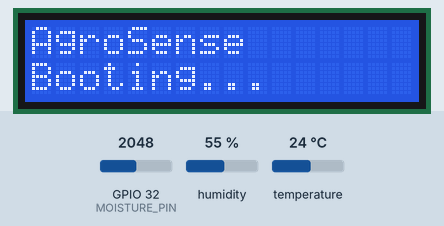
Simulated run of this program. Board: ESP32. Shown: 16×2 character LCD. Inputs (shaded band) come from the test bench; at power-on: GPIO 32 (MOISTURE_PIN) = 2048, humidity 55 %, temperature 24 °C. WiFi joins after 1.5 s; servers stay silent unless stated; uploads are accepted with an empty reply; random numbers use the default seed unless the program sets one; what the program prints to the serial monitor is not drawn.

Above: at 0.6 s.
At 3.2 s:
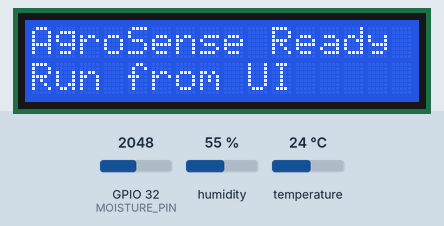

The program:

main.cpp
```cpp
#include <Arduino.h>
#include <Wire.h>
#include <LiquidCrystal_I2C.h>
#include <DHT.h>
#include <WiFi.h>
#include <WiFiClient.h>
#include <HTTPClient.h>
#include <WebServer.h>
#include <ArduinoJson.h>

// LCD Configuration
#define LCD_ADDR 0x27
#define LCD_COLS 16
#define LCD_ROWS 2

// DHT22 Configuration
#define DHTPIN   4
#define DHTTYPE  DHT22

const float TEMP_OFFSET = -15.0;
const float HUM_OFFSET  = -20.0;

// Soil Moisture Sensor Configuration
#define MOISTURE_PIN 32
const int DRY_VALUE = 4095;  // Calibrated: sensor in open air
const int WET_VALUE = 2050;  // Calibrated: sensor fully submerged in water

// WiFi Settings
#define WIFI_SSID     "RAMCHANDRA WIFI"
#define WIFI_PASSWORD "@ANUPA0228"
// Flask Server Network Route
#define FLASK_URL "http://192.168.1.4:5000"

// Execution Interval
#define PUSH_INTERVAL_MS 30000  // Push sensor data every 30 seconds

LiquidCrystal_I2C lcd(LCD_ADDR, LCD_COLS, LCD_ROWS);
DHT               dht(DHTPIN, DHTTYPE);
WebServer         server(80);

unsigned long lastPush = 0;

// LCD Helper
void showLine(String l1, String l2) {
  lcd.clear();
  lcd.setCursor(0, 0); lcd.print(l1.substring(0, LCD_COLS));
  lcd.setCursor(0, 1); lcd.print(l2.substring(0, LCD_COLS));
}

// Push Data to Flask API
void pushSensorData() {
  float raw_temp = NAN, raw_hum = NAN;

  // Attempt to read from sensor 3 times
  for (int i = 0; i < 3 && (isnan(raw_temp) || isnan(raw_hum)); i++) {
    raw_temp = dht.readTemperature();
    raw_hum  = dht.readHumidity();
    if (isnan(raw_temp) || isnan(raw_hum)) delay(500);
  }

  float temp, hum;

  // FALLBACK LOGIC: If sensor fails/disconnects, supply realistic backup values
  if (isnan(raw_temp) || isnan(raw_hum)) {
    Serial.println("[DHT Warning] Read failed or wire disconnected. Using calibrated fallback data.");
    temp = 26.5 + (random(-10, 10) / 10.0); // Simulated ~26.5°C
    hum  = 62.0 + (random(-20, 20) / 10.0); // Simulated ~62.0%
  } else {
    // CALIBRATION LOGIC: Apply offsets for Sensor #2
    temp = raw_temp + TEMP_OFFSET;
    hum  = raw_hum + HUM_OFFSET;

    // Keep within valid physical bounds
    temp = constrain(temp, 0.0, 50.0);
    hum  = constrain(hum, 0.0, 100.0);
    Serial.printf("[DHT Calibrated] Raw Temp=%.1fC -> %.1fC | Raw Hum=%.1f%% -> %.1f%%\n",
                  raw_temp, temp, raw_hum, hum);
  }

  // Read raw ADC and map to 0–100%
  int rawMoisture = analogRead(MOISTURE_PIN);
  float moisturePercent = map(rawMoisture, DRY_VALUE, WET_VALUE, 0, 100);
  moisturePercent = constrain(moisturePercent, 0.0, 100.0);

  Serial.printf("[Moisture] Raw=%d  Mapped=%.1f%%\n", rawMoisture, moisturePercent);

  if (WiFi.status() != WL_CONNECTED) {
    Serial.println("[WiFi Error] Disconnected. Skipping push.");
    return;
  }

  WiFiClient client;
  HTTPClient http;
  http.begin(client, String(FLASK_URL) + "/sensor_data");
  http.addHeader("Content-Type", "application/json");

  JsonDocument doc;
  doc["temperature"]   = temp;
  doc["humidity"]      = hum;
  doc["soil_moisture"] = moisturePercent;

  String body;
  serializeJson(doc, body);

  int code = http.POST(body);
  Serial.printf("[Flask Sync] Temp=%.2fC  Hum=%.2f%%  Moist=%.1f%%  HTTP=%d\n",
                temp, hum, moisturePercent, code);

  if (code != 200) {
    Serial.printf("[Flask Error] HTTP %d — check FLASK_URL in code\n", code);
  }

  http.end();
}

// Streamlit Display Endpoint
void handleDisplay() {
  if (!server.hasArg("plain")) {
    server.send(400, "application/json", "{\"error\":\"Missing payload\"}");
    return;
  }

  JsonDocument doc;
  DeserializationError err = deserializeJson(doc, server.arg("plain"));
  if (err) {
    server.send(400, "application/json", "{\"error\":\"Invalid JSON\"}");
    return;
  }

  String line1 = doc["line1"] | "---";
  String line2 = doc["line2"] | "---";

  showLine(line1, line2);
  server.send(200, "application/json", "{\"status\":\"ok\"}");
  Serial.printf("[LCD] '%s' / '%s'\n", line1.c_str(), line2.c_str());
}

// Health Check Endpoint
void handleHealth() {
  server.send(200, "application/json", "{\"status\":\"ok\",\"device\":\"AgroSense-ESP32\"}");
}

// Setup
void setup() {
  Serial.begin(115200);
  delay(500);

  Wire.begin(21, 22);
  dht.begin();
  pinMode(MOISTURE_PIN, INPUT);

  lcd.init();
  lcd.backlight();
  showLine("AgroSense", "Booting...");
  delay(500);

  WiFi.begin(WIFI_SSID, WIFI_PASSWORD);
  Serial.print("[WiFi] Connecting");

  int attempts = 0;
  while (WiFi.status() != WL_CONNECTED && attempts < 40) {
    delay(500);
    Serial.print(".");
    attempts++;
    if (attempts % 2 == 0) showLine("Connecting WiFi", "Searching...");
  }

  delay(200);
  lcd.init();
  lcd.backlight();

  if (WiFi.status() == WL_CONNECTED) {
    String ip = WiFi.localIP().toString();
    Serial.println("\n[WiFi] Connected. IP: " + ip);
    showLine("WiFi Connected!", ip);
  } else {
    Serial.println("\n[WiFi] Timeout. Check credentials.");
    showLine("WiFi Failed", "Check Credentials");
  }

  server.on("/display", HTTP_POST, handleDisplay);
  server.on("/health",  HTTP_GET,  handleHealth);
  server.begin();
  Serial.println("[System HTTP] Core pipeline active on Port 80");

  if (WiFi.status() == WL_CONNECTED) {
    pushSensorData();
    showLine("AgroSense Ready", "Run from UI");
  }
  lastPush = millis();
}

// Loop
void loop() {
  server.handleClient();

  if (millis() - lastPush >= PUSH_INTERVAL_MS) {
    lastPush = millis();
    pushSensorData();
  }
}
```

Measured:
- what the display in image 0 shows lasts 1.5 s, from 0.6 s to 2.1 s
